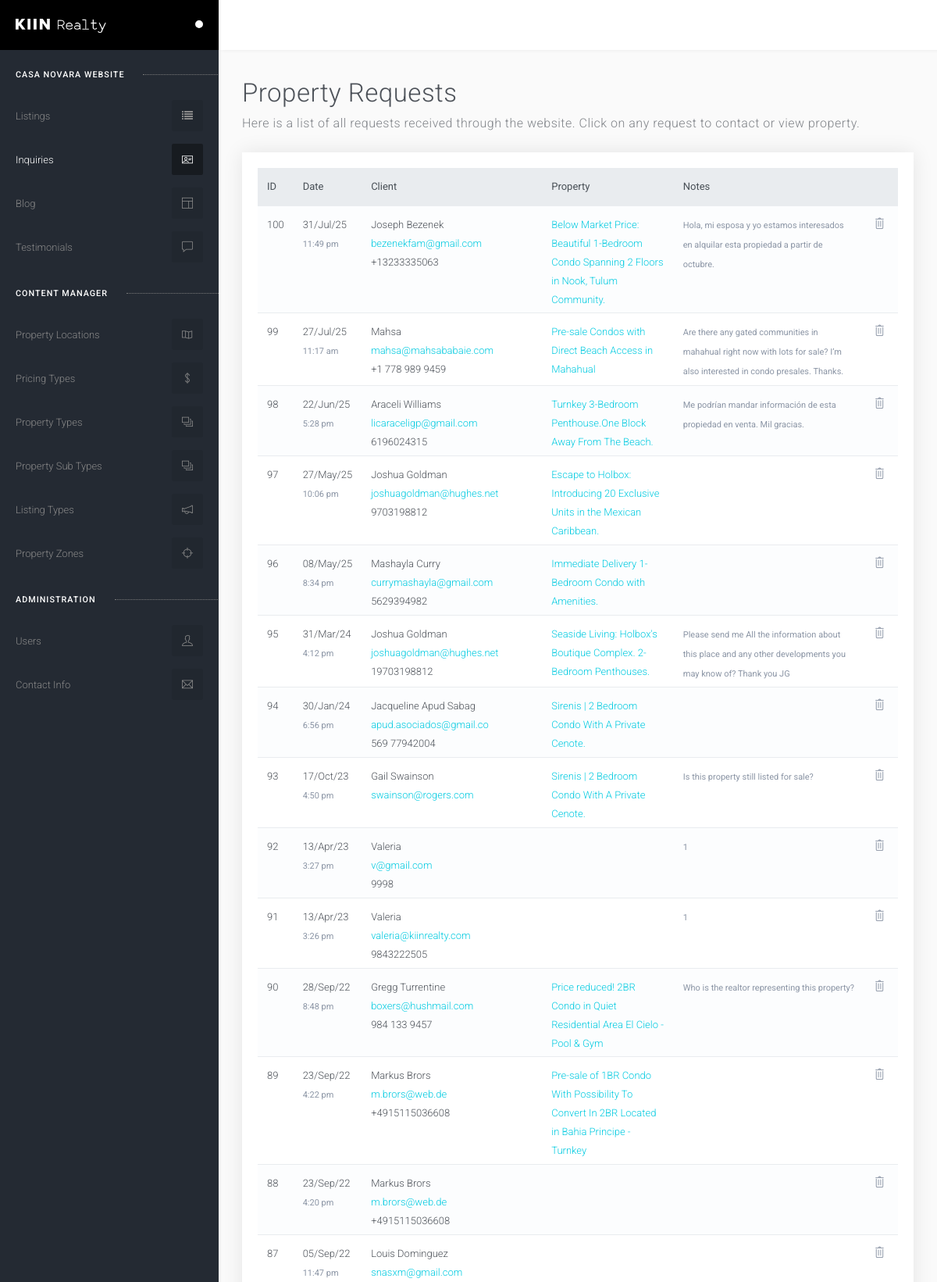
Screenshot of /adm/inquiries.php (signed in, upper part) with the database file from the repository.
### tables this page shows
CREATE TABLE `property_requests` (
  `request_id` int(11) NOT NULL,
  `client_name` varchar(255) NOT NULL DEFAULT '0',
  `client_email` varchar(255) NOT NULL DEFAULT '0',
  `client_phone` varchar(50) DEFAULT '0',
  `client_notes` tinytext DEFAULT NULL,
  `property_id` int(11) NOT NULL,
  `request_timestamp` datetime NOT NULL
);

CREATE TABLE `property_list` (
  `property_id` int(11) NOT NULL,
  `pr_status` varchar(50) NOT NULL DEFAULT 'active',
  `pr_display_status` varchar(255) DEFAULT '',
  `pr_list_type_id` int(11) NOT NULL,
  `pr_type_id` int(11) NOT NULL,
  `pr_sub_type_id` int(11) NOT NULL DEFAULT 0,
  `mls_num` varchar(50) DEFAULT NULL,
  `size_sq_ft` decimal(10,2) DEFAULT NULL,
  `size_sq_mt` decimal(10,2) NOT NULL DEFAULT 0.00,
  `size_lot` decimal(10,2) DEFAULT NULL,
  `size_units` double DEFAULT NULL,
  `address` varchar(255) NOT NULL,
  `unit_num` varchar(20) DEFAULT NULL,
  `city` varchar(255) NOT NULL DEFAULT 'Undefined',
  `state` varchar(255) DEFAULT NULL,
  `county` varchar(255) NOT NULL DEFAULT 'Undefined',
  `zip` varchar(255) NOT NULL DEFAULT '000000',
  `area` varchar(255) NOT NULL DEFAULT 'Undefined',
  `bedrooms` int(2) DEFAULT NULL,
  `bathrooms` int(2) DEFAULT NULL,
  `half_baths` int(2) DEFAULT NULL,
  `third_baths` int(2) NOT NULL,
  `fourth_baths` int(2) NOT NULL,
  `year_built` int(5) DEFAULT NULL,
  `zoning_id` int(11) NOT NULL,
  `virtual_tour` varchar(255) DEFAULT '',
  `map_embed` varchar(255) DEFAULT NULL,
  `property_title` varchar(255) NOT NULL,
  `property_desc` text DEFAULT NULL,
  `longitude` varchar(25) DEFAULT '',
  `latitude` varchar(25) DEFAULT '',
  `is_visible` int(2) NOT NULL DEFAULT 1,
  `is_foreclosure` int(2) NOT NULL DEFAULT 0,
  `is_featured` int(2) NOT NULL,
  `is_construction` int(2) NOT NULL DEFAULT 0,
  `month_built` int(11) DEFAULT NULL,
  `size_lot_mt` decimal(10,2) DEFAULT NULL,
  `room_type` varchar(50) NOT NULL DEFAULT 'bed',
  `release_notes` varchar(500) DEFAULT NULL
);

### adm/classes/sql.class.php (called while the page is built, shortened)
<?php
class SqlIt{
	public function __construct($Sql, $type, $vars){
		try{
		$DB = $this->db_connect();
		$DB->setAttribute(PDO::ATTR_ERRMODE, PDO::ERRMODE_EXCEPTION);
			$STH = $DB->prepare($Sql);
			$doit = $STH->execute($vars);
			}
		catch(PDOException $e){
			echo $e->getMessage()."<br>".$Sql;
			$log_message = date('d/M/y g:i a')." \n ". $e->getMessage()." \n".$Sql."\n\n";
			file_put_contents('pdoerrors.txt',$log_message, FILE_APPEND);
			}
		}
	public function select($query){
			$rows = $query->rowCount();
			$this->NumResults = $rows;
			while($row = $query->fetchObject()){
				$this->Response[] = $row;
			}
		}
	private function db_connect(){
		$this->User = 'root';
		$this->Pass = '';
    $DBH = new PDO("mysql:host=localhost;dbname=casa_novara", $this->User, $this->Pass);
		return $DBH;
		}
	}
?>

### adm/inquiries.php (the view, shortened to what this page needs)
<?php
$show_alert = 0;
$note_head = '';
$note_txt = '';
$reqs = new SqlIt("SELECT e.*, p.property_title FROM property_requests as e LEFT JOIN property_list as p ON e.property_id = p.property_id ORDER BY request_id DESC","select",array());
?>
<!DOCTYPE html>
<html lang="en">
  <head>
    <link href="assets/css/core.min.css" rel="stylesheet">
    <link href="assets/css/app.min.css" rel="stylesheet">
    <link href="assets/css/style.css" rel="stylesheet">
  </head>
  <body data-alert="<?= $show_alert ?>" data-txt="<?= $note_txt ?>" data-head="<?= $note_head ?>">
    <?php include 'assets/inc/header.php'; ?>
    <header class="topbar">
      <div class="topbar-left">
        <a class="topbar-btn fs-16" href="#" title="" data-provide="fullscreen tooltip" data-placement="bottom" data-original-title="Toggle fullscreen">
        </a>
      </div>
    </header>
    <main class="main-container">
      <div class="main-content">
        <h1 class="header-title">
            <strong>Property Requests</strong>
            <small class="pt-0 mb-4">Here is a list of all requests received through the website. Click on any request to contact or view property.</small>
        </h1>
        <div class="card shadow-3">
            <div class="card-body">
                <table class="table table-striped" data-provide="datatables">
                    <thead class="thead-light">
                        <tr>
                            <th>ID</th>
                            <th>Date</th>
                            <th>Client</th>
                            <th>Property</th>
                            <th>Notes</th>
                            <th></th>
                        </tr>
                    </thead>
                    <tbody>
                        <?php if($reqs->NumResults > 0){ foreach($reqs->Response as $li){ ?>
                        <tr>
                            <td><?= $li->request_id ?></td>
                            <td><?= date('d/M/y',strtotime($li->request_timestamp)) ?><br /><small><?= date('g:i a',strtotime($li->request_timestamp)) ?></small></td>
                            <td><?= $li->client_name ?>
                              <br /><a href="mailto:<?= $li->client_email ?>"><?= $li->client_email ?></a>
                              <br /><?= $li->client_phone ?></td>
                            <td><a href="<?= $listing_url.$li->property_id ?>" target="_blank"><?= $li->property_title ?></a></td>
                            <td><small><?= $li->client_notes ?></small></td>
                            <td class="text-right table-actions">
                                <a class="table-action hover-danger delete-entry" data-provide="tooltip" title="Delete request" href="#" data-id="<?= $li->request_id ?>"><i class="ti-trash"></i></a>
                              </td>
                        </tr>
                        <?php } } ?>
                    </tbody>
                </table>
            </div>
          </div>
      </div>
    </main>
  </body>
</html>

### adm/assets/css/style.css (style rules this page uses)
html { height: 100%; }
body { background-color: #fafafa; height: 100%; margin: 0; padding: 0; position: relative; }
a { color: #00cae0; }
.sidebar ~ .topbar, .sidebar ~ main { margin-left: 280px; }
.table td { padding-bottom: 0.3rem; }

### rows the page displays
property_requests: request_id "100", request_timestamp "31/Jul/25", request_timestamp "11:49 pm", client_name "Joseph Bezenek", client_email "bezenekfam@gmail.com", client_phone "+13233335063", property.property_title "Below Market Price: Beautiful 1-Bedroom Condo Spanning 2 Floors in Nook, Tulum Community.", client_notes "Hola, mi esposa y yo estamos interesados en alquilar esta propiedad a partir de octubre."
property_requests: request_id "99", request_timestamp "27/Jul/25", request_timestamp "11:17 am", client_name "Mahsa", client_email "mahsa@mahsababaie.com", client_phone "+1 778 989 9459", property.property_title "Pre-sale Condos with Direct Beach Access in Mahahual", client_notes "Are there any gated communities in mahahual right now with lots for sale? I’m also interested in condo presales. Thanks."
property_requests: request_id "98", request_timestamp "22/Jun/25", request_timestamp "5:28 pm", client_name "Araceli Williams", client_email "licaraceligp@gmail.com", client_phone "6196024315", property.property_title "Turnkey 3-Bedroom Penthouse.One Block Away From The Beach.", client_notes "Me podrían mandar información de esta propiedad en venta. Mil gracias."
property_requests: request_id "97", request_timestamp "27/May/25", request_timestamp "10:06 pm", client_name "Joshua Goldman", client_email "joshuagoldman@hughes.net", client_phone "9703198812", property.property_title "Escape to Holbox: Introducing 20 Exclusive Units in the Mexican Caribbean."
property_requests: request_id "96", request_timestamp "08/May/25", request_timestamp "8:34 pm", client_name "Mashayla Curry", client_email "currymashayla@gmail.com", client_phone "5629394982", property.property_title "Immediate Delivery 1-Bedroom Condo with Amenities."
property_requests: request_id "95", request_timestamp "31/Mar/24", request_timestamp "4:12 pm", client_name "Joshua Goldman", client_email "joshuagoldman@hughes.net", client_phone "19703198812", property.property_title "Seaside Living: Holbox's Boutique Complex. 2-Bedroom Penthouses.", client_notes "Please send me All the information about this place and any other developments you may know of? Thank you JG"
property_requests: request_id "94", request_timestamp "30/Jan/24", request_timestamp "6:56 pm", client_name "Jacqueline Apud Sabag", client_email "apud.asociados@gmail.co", client_phone "569 77942004", property.property_title "Sirenis | 2 Bedroom Condo With A Private Cenote."
property_requests: request_id "93", request_timestamp "17/Oct/23", request_timestamp "4:50 pm", client_name "Gail Swainson", client_email "swainson@rogers.com", property.property_title "Sirenis | 2 Bedroom Condo With A Private Cenote.", client_notes "Is this property still listed for sale?"
property_requests: request_id "92", request_timestamp "13/Apr/23", request_timestamp "3:27 pm", client_name "Valeria", client_email "v@gmail.com", client_phone "9998", client_notes "1"
property_requests: request_id "91", request_timestamp "13/Apr/23", request_timestamp "3:26 pm", client_name "Valeria", client_email "valeria@kiinrealty.com", client_phone "9843222505", client_notes "1"
property_requests: request_id "90", request_timestamp "28/Sep/22", request_timestamp "8:48 pm", client_name "Gregg Turrentine", client_email "boxers@hushmail.com", client_phone "984 133 9457", property.property_title "Price reduced! 2BR Condo in Quiet Residential Area El Cielo - Pool & Gym", client_notes "Who is the realtor representing this property?"
property_requests: request_id "89", request_timestamp "23/Sep/22", request_timestamp "4:22 pm", client_name "Markus Brors", client_email "m.brors@web.de", client_phone "+4915115036608", property.property_title "Pre-sale of 1BR Condo With Possibility To Convert In 2BR Located in Bahia Principe - Turnkey"
property_requests: request_id "88", request_timestamp "23/Sep/22", request_timestamp "4:20 pm", client_name "Markus Brors", client_email "m.brors@web.de", client_phone "+4915115036608"
property_requests: request_id "87", request_timestamp "05/Sep/22", request_timestamp "11:47 pm", client_name "Louis Dominguez", client_email "snasxm@gmail.com"
